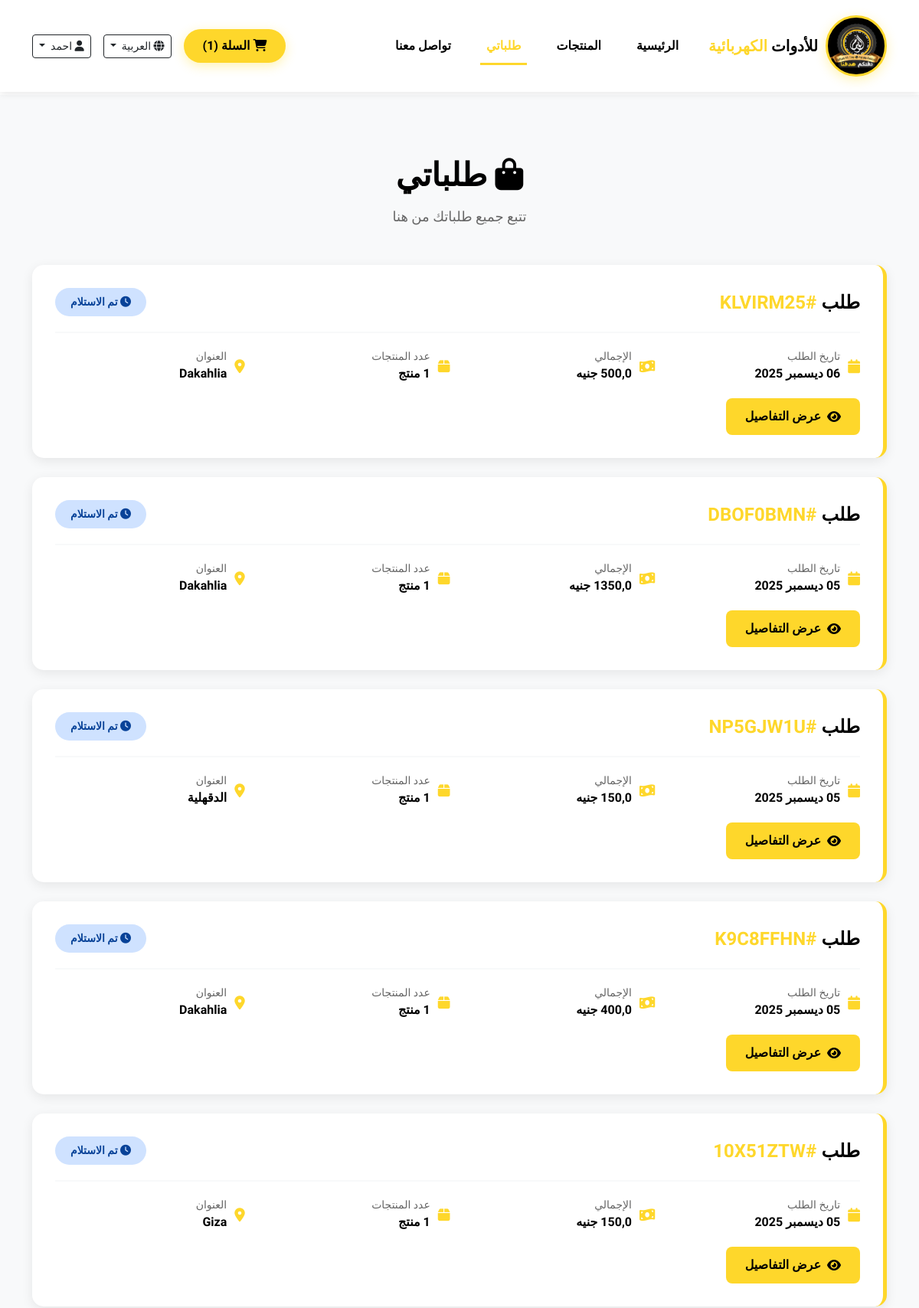
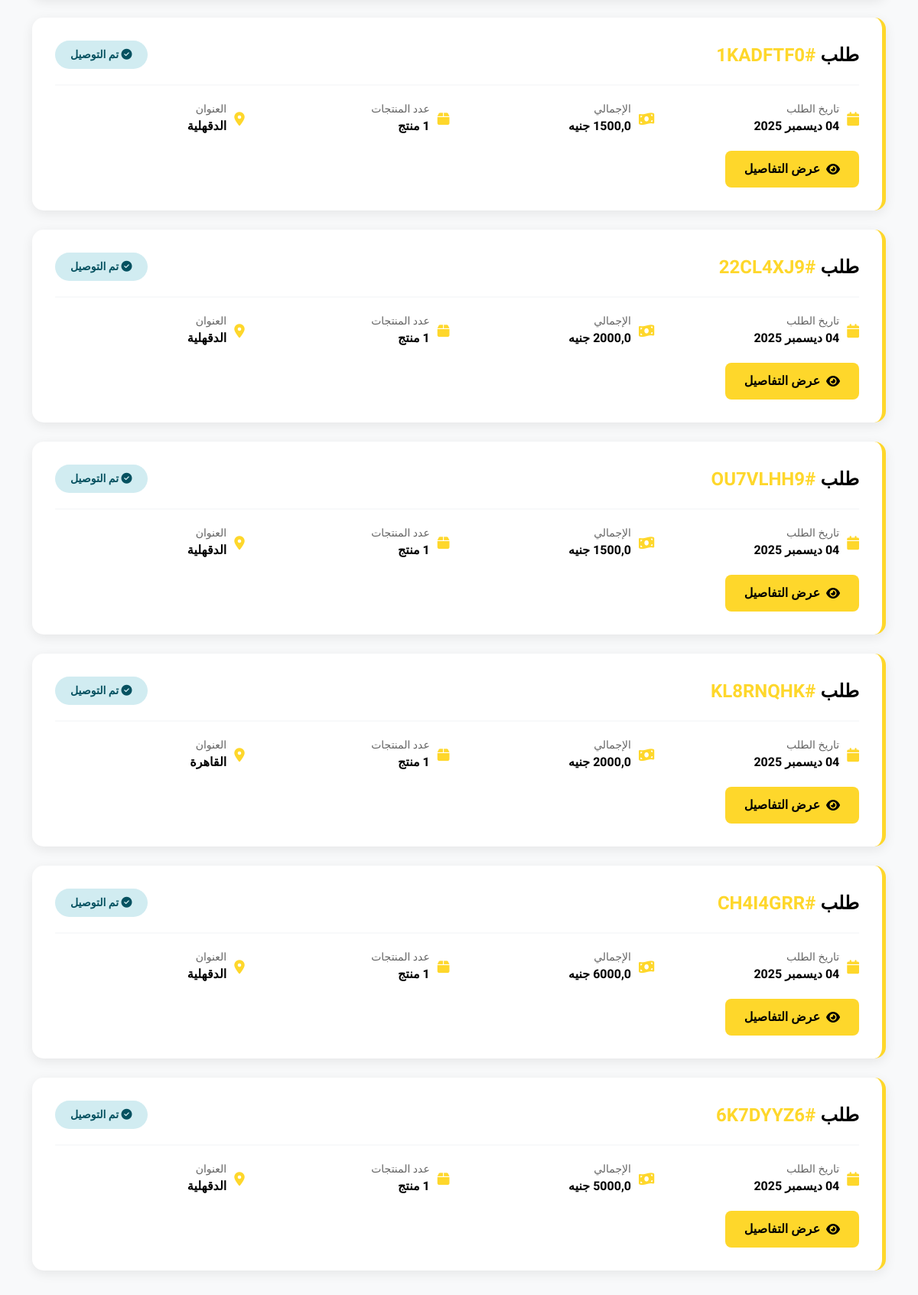
Page /orders/ (signed in, upper part) on the committed database (2 pictures, top to bottom).
### accounts/models.py (models this page shows, shortened)
class CustomUser(AbstractUser):
    username = None  # نحذف الحقل الافتراضي
    email = models.EmailField(unique=True)  # نستخدم الإيميل بدلًا منه
    image = models.ImageField(upload_to='user_images/', blank=True, null=True)
    phone_number = models.CharField(max_length=15, blank=True)
    address = models.TextField(blank=True, max_length=500)
    bio = models.TextField(blank=True)
    birth_date = models.DateField(blank=True, null=True)
    USERNAME_FIELD = 'email'      # تحديد الإيميل كحقل تسجيل دخول
    REQUIRED_FIELDS = []          # لا نطلب حقول إضافية أثناء إنشاء المستخدم من CLI
    objects = CustomUserManager()  # تعيين مدير المستخدم المخصص

### orders/models.py (models this page shows, shortened)
class Order(models.Model):
    user = models.ForeignKey(CustomUser, related_name='order_owner', on_delete=models.SET_NULL, blank=True, null=True)
    status = models.CharField(choices=ORDER_STATUS, max_length=20, default='Received')
    code = models.CharField(default=generate_code, max_length=20)
    order_time = models.DateTimeField(default=timezone.now)
    delivery_time = models.DateTimeField(blank=True, null=True)  # Fixed spelling
    coupon = models.ForeignKey('Coupon', related_name='order_coupon', on_delete=models.SET_NULL, blank=True, null=True)
    address = models.ForeignKey(OrderAddress, related_name='orders', on_delete=models.SET_NULL, null=True, blank=True)
    subtotal = models.FloatField('المجموع الفرعي', default=0)
    delivery_fee = models.FloatField('رسوم التوصيل', default=0)
    discount = models.FloatField('الخصم', default=0)
    total = models.FloatField('الإجمالي', blank=True, null=True)
    total_with_coupon = models.FloatField(blank=True, null=True)
    class Meta:
        ordering = ['-order_time']

class OrderAddress(models.Model):
    customer_name = models.CharField('اسم العميل', max_length=200)
    customer_phone = models.CharField('رقم الهات ف', max_length=15)
    customer_email = models.EmailField('البريد الإلكتروني', blank=True)
    governorate = models.CharField('المحافظة', max_length=100)
    city = models.CharField('المدينة', max_length=100, blank=True)
    address_line = models.TextField('العنوان بالتفصيل', max_length=500)
    notes = models.TextField('ملاحظات', blank=True, max_length=500)

### orders/views.py (the view)
# urls.py: path('', my_orders, name='my_orders'),
@login_required
def my_orders(request):
    orders = Order.objects.filter(user=request.user).order_by('-order_time')
    return render(request, 'orders/my_orders.html', {
        'orders': orders
    })

### accounts/custom_context_processor.py (called while the page is built)
def custom_user_context(request):
    if request.user.is_authenticated:
        user = request.user
        return {
            'user': user,
        }
    return {}

### orders/cart_context_processor.py (called while the page is built, shortened)
def get_cart_data(request):
    if request.user.is_authenticated:
        cart, created = Cart.objects.get_or_create(user=request.user, status='Inprogress')
        cart_detail = CartDetail.objects.filter(cart=cart)
        return {
            'cart_data': cart,
            'cart_detail_data': cart_detail,
        }

### orders/templates/orders/my_orders.html (shortened to what this page needs)
{% extends 'base.html' %}
{% load static %}
{% load i18n %}
{% block style %}
<link href="{% static 'css/home.css' %}" rel="stylesheet"/>
{% endblock style %}
{% block content %}
<section class="orders-section">
 <div class="container">
  <div class="page-header">
   <h1 class="page-title">
    <i class="fas fa-shopping-bag">
    </i>
    {% trans "طلباتي" %}
   </h1>
   <p class="page-subtitle">
    {% trans "تتبع جميع طلباتك من هنا" %}
   </p>
  </div>
  {% if orders %}
        {% for order in orders %}
  <div class="order-card">
   <div class="order-header">
    <div class="order-code">
     {% trans "طلب" %}
     <span>
      #{{ order.code }}
     </span>
    </div>
    <div class="order-status status-{{ order.status }}">
     {% if order.status == 'Received' %}
     <i class="fas fa-clock">
     </i>
     {% elif order.status == 'Processed' %}
     <i class="fas fa-cog">
     </i>
     {% elif order.status == 'Shipped' %}
     <i class="fas fa-truck">
     </i>
     {% elif order.status == 'Delivered' %}
     <i class="fas fa-check-circle">
     </i>
     {% endif %}
                    {{ order.get_status_display }}
    </div>
   </div>
   <div class="order-info">
    <div class="info-item">
     <i class="fas fa-calendar">
     </i>
     <div>
      <div class="info-label">
       {% trans "تاريخ الطلب" %}
      </div>
      <div class="info-value">
       {{ order.order_time|date:"d M Y" }}
      </div>
     </div>
    </div>
    <div class="info-item">
     <i class="fas fa-money-bill-wave">
     </i>
     <div>
      <div class="info-label">
       {% trans "الإجمالي" %}
      </div>
      <div class="info-value">
       {{ order.total_with_coupon|default:order.total }} {% trans "جنيه" %}
      </div>
     </div>
    </div>
    <div class="info-item">
     <i class="fas fa-box">
     </i>
     <div>
      <div class="info-label">
       {% trans "عدد المنتجات" %}
      </div>
      <div class="info-value">
       {{ order.order_detail.count }} {% trans "منتج" %}
      </div>
     </div>
    </div>
    {% if order.address %}
    <div class="info-item">
     <i class="fas fa-map-marker-alt">
     </i>
     <div>
      <div class="info-label">
       {% trans "العنوان" %}
      </div>
      <div class="info-value">
       {{ order.address.governorate }}
      </div>
     </div>
    </div>
    {% endif %}
   </div>
   <div class="order-actions">
    <a class="btn-view-order" href="{% url 'orders:order-detail' order.code %}">
     <i class="fas fa-eye">
     </i>
     {% trans "عرض التفاصيل" %}
    </a>
   </div>
  </div>
  {% endfor %}
  {% endif %}
 </div>
</section>
{% endblock content %}

### templates/base.html (shortened to what this page needs)
{% load static %}
{% load i18n %}
{% get_current_language as LANGUAGE_CODE %}
<html dir="{% if LANGUAGE_CODE == 'ar' %}rtl{% else %}ltr{% endif %}" lang="{{ LANGUAGE_CODE }}">
<head>
<link href="https://cdn.jsdelivr.net/npm/bootstrap@5.3.0/dist/css/bootstrap.rtl.min.css" rel="stylesheet"/>
<link href="https://cdnjs.cloudflare.com/ajax/libs/font-awesome/6.4.0/css/all.min.css" rel="stylesheet"/>
<link href="{% static 'css/nav.css' %}" rel="stylesheet"/>
    {% block style %}
    {% endblock style %}
</head>
<body>
<nav class="navbar navbar-expand-lg sticky-top">
<div class="container">
<a class="navbar-brand" href="/">
<div class="logo-container">
<img  src="{% static 'images/ELWSAM.png' %}" width="80" height="80" loading="lazy" />
</div>
<span>{% trans "للأدوات" %} <span class="highlight">{% trans "الكهربائية" %}</span></span>
</a>
<div class="collapse navbar-collapse" id="navbarNav">
<ul class="navbar-nav me-auto">
<li class="nav-item">
<a class="nav-link {% if request.resolver_match.url_name == 'home' %}active{% endif %}" href="{% url 'home' %}">{% trans "الرئيسية" %}</a>
</li>
<li class="nav-item">
<a class="nav-link {% if request.resolver_match.url_name == 'product_list' or request.resolver_match.url_name == 'product_detail' %}active{% endif %}" href="{% url 'products:product_list' %}">{% trans "المنتجات" %}</a>
</li>
<li class="nav-item">
                        {% if user.is_authenticated %}
                        <a class="nav-link {% if 'orders' in request.path %}active{% endif %}" href="{% url 'orders:my_orders' %}">{% trans "طلباتي" %}</a>
                        {% else %}
                        <a class="nav-link {% if 'accounts/login' in request.path %}active{% endif %}" href="{% url 'accounts:login' %}">{% trans "تسجيل الدخول" %}</a>
                        {% endif %}
                    </li>
<li class="nav-item">
<a class="nav-link" href="#contact">{% trans "تواصل معنا" %}</a>
</li>
</ul>
<div class="d-flex align-items-center gap-3">
<a class="btn btn-primary-custom btn-sm" href="/orders/checkout">
<i class="fas fa-shopping-cart"></i> {% trans "السلة" %} (<span id="cart-count">{{ cart_detail_data|length }}</span>)
                    </a>
                    {% get_available_languages as LANGUAGES %}
                    {% get_language_info_list for LANGUAGES as languages %}
                    <div class="dropdown">
<button aria-expanded="false" class="btn btn-outline-dark btn-sm dropdown-toggle" data-bs-toggle="dropdown" id="languageDropdown" type="button">
<i class="fas fa-globe"></i>
                            {% if LANGUAGE_CODE == 'ar' %} العربية {% else %} English {% endif %}
                        </button>
</div>
                    {% if user.is_authenticated %}
                    <div class="dropdown">
<button aria-expanded="false" class="btn btn-outline-dark btn-sm dropdown-toggle" data-bs-toggle="dropdown" id="userMenu" type="button">
<i class="fas fa-user"></i>{% if user.first_name %}
    {{ user.first_name }}
{% else %}
    {% trans "حسابي" %}
{% endif %}
                        </button>
</div>
                    {% else %}
                    <a class="btn btn-outline-dark btn-sm" href="{% url 'accounts:login' %}">
<i class="fas fa-sign-in-alt"></i> {% trans "تسجيل الدخول" %}
                    </a>
                    {% endif %}
                </div>
</div>
</div>
</nav>
    {% block content %}
    {% endblock content %}
</body>
</html>

### static/css/nav.css (style rules this page uses)
:root { --primary-black: #000000; --primary-yellow: #fed72b; --secondary-white: #FFFFFF; --dark-gray: #1a1a1a; --light-gray: #f8f9fa; }
* { margin: 0; padding: 0; box-sizing: border-box; }
body { font-family: 'Cairo', sans-serif; background-color: var(--secondary-white); color: var(--primary-black); direction: rtl; }
.navbar { background-color: var(--secondary-white) !important; box-shadow: 0 2px 10px rgba(0, 0, 0, 0.1); padding: 15px 0; }
.navbar-brand { font-size: 20px; font-weight: 900; color: var(--primary-black) !important; display: flex; align-items: center; gap: 10px; }
.navbar-brand .highlight { color: var(--primary-yellow); }
.logo-container { width: 80px !important; height: 80px !important; min-width: 80px; min-height: 80px; max-width: 80px; max-height: 80px; border-radius: 50%; background-color: #000; display: flex !important; align-items: center; justify-content: center; border: 3px solid var(--primary-yellow); box-shadow: 0 4px 15px rgba(255, 215, 0, 0.3); flex-shrink: 0; }
.logo-container img { width: 100% !important; height: 100% !important; display: block; }
.nav-link { color: var(--primary-black) !important; font-weight: 600; margin: 0 15px; transition: all 0.3s ease; position: relative; }
.nav-link::after { content: ''; position: absolute; bottom: -5px; right: 0; width: 0; height: 3px; background-color: var(--primary-yellow); transition: width 0.3s ease; }
.nav-link.active { color: var(--primary-yellow) !important; font-weight: 700; }
.nav-link.active::after { width: 100%; }

### static/css/home.css (style rules this page uses)
.btn-primary-custom { background-color: var(--primary-yellow); color: var(--primary-black); border: none; padding: 15px 40px; font-size: 18px; font-weight: 700; border-radius: 50px; transition: all 0.3s ease; box-shadow: 0 4px 15px rgba(255, 215, 0, 0.3); }
.btn-primary-custom { padding: 10px 25px !important; font-size: 16px !important; }

### orders/templates/orders/my_orders.html (style rules this page uses)
.orders-section { padding: 80px 0; background-color: var(--light-gray); min-height: 60vh; }
.page-header { text-align: center; margin-bottom: 50px; }
.page-title { font-size: 42px; font-weight: 900; color: var(--primary-black); margin-bottom: 15px; }
.page-subtitle { font-size: 18px; color: #666; }
.order-card { background: var(--secondary-white); border-radius: 15px; padding: 30px; margin-bottom: 25px; box-shadow: 0 4px 15px rgba(0, 0, 0, 0.08); transition: all 0.3s ease; border-right: 5px solid var(--primary-yellow); }
.order-header { display: flex; justify-content: space-between; align-items: center; flex-wrap: wrap; margin-bottom: 20px; padding-bottom: 20px; border-bottom: 2px solid var(--light-gray); }
.order-code { font-size: 24px; font-weight: 900; color: var(--primary-black); }
.order-code span { color: var(--primary-yellow); }
.order-status { padding: 8px 20px; border-radius: 20px; font-weight: 700; font-size: 14px; }
.status-Received { background-color: #cfe2ff; color: #084298; }
.status-Delivered { background-color: #d1ecf1; color: #055160; }
.order-info { display: grid; grid-template-columns: repeat(auto-fit, minmax(200px, 1fr)); gap: 20px; margin-bottom: 20px; }
.info-item { display: flex; align-items: center; gap: 10px; }
.info-item i { color: var(--primary-yellow); font-size: 18px; }
.info-label { color: #666; font-size: 14px; }
.info-value { color: var(--primary-black); font-weight: 700; }
.order-actions { display: flex; gap: 10px; flex-wrap: wrap; }
.btn-view-order { background-color: var(--primary-yellow); color: var(--primary-black); padding: 12px 25px; border-radius: 8px; text-decoration: none; font-weight: 700; transition: all 0.3s ease; display: inline-flex; align-items: center; gap: 8px; }

### templates/base.html (style rules this page uses)
.navbar { margin-bottom: 0 !important; }

### rows in the picture
CustomUser: first_name "احمد"
Order: code "KLVIRM25", status "تم الاستلام", order_time "06 ديسمبر 2025", address.governorate "Dakahlia"
Order: code "DBOF0BMN", status "تم الاستلام", order_time "05 ديسمبر 2025", address.governorate "Dakahlia"
Order: code "NP5GJW1U", status "تم الاستلام", order_time "05 ديسمبر 2025", address.governorate "الدقهلية"
Order: code "K9C8FFHN", status "تم الاستلام", order_time "05 ديسمبر 2025", total_with_coupon "400,0", address.governorate "Dakahlia"
Order: code "10X51ZTW", status "تم الاستلام", order_time "05 ديسمبر 2025", address.governorate "Giza"
Order: code "1KADFTF0", status "تم التوصيل", order_time "04 ديسمبر 2025", address.governorate "الدقهلية"
Order: code "22CL4XJ9", status "تم التوصيل", order_time "04 ديسمبر 2025", total_with_coupon "2000,0", address.governorate "الدقهلية"
Order: code "OU7VLHH9", status "تم التوصيل", order_time "04 ديسمبر 2025", address.governorate "الدقهلية"
Order: code "KL8RNQHK", status "تم التوصيل", order_time "04 ديسمبر 2025", total_with_coupon "2000,0", address.governorate "القاهرة"
Order: code "CH4I4GRR", status "تم التوصيل", order_time "04 ديسمبر 2025", address.governorate "الدقهلية"
Order: code "6K7DYYZ6", status "تم التوصيل", order_time "04 ديسمبر 2025", address.governorate "الدقهلية"

### other values in the picture
{{ cart_detail_data|length }} "1"
